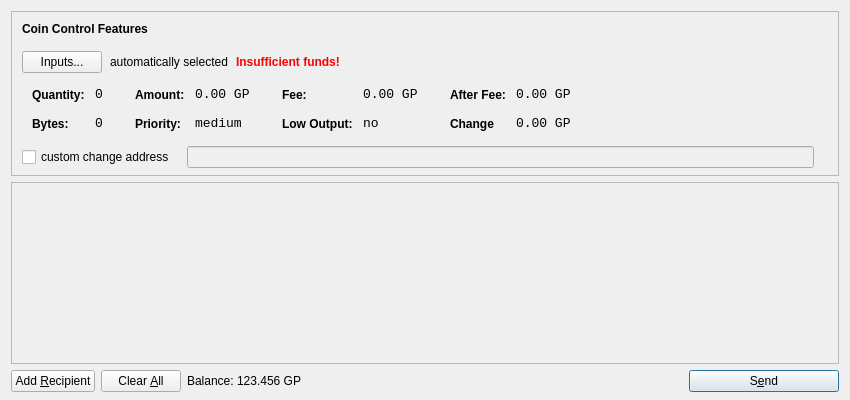
<?xml version="1.0" encoding="UTF-8"?>
<ui version="4.0">
 <class>SendCoinsDialog</class>
 <widget class="QDialog" name="SendCoinsDialog">
  <property name="geometry">
   <rect>
    <x>0</x>
    <y>0</y>
    <width>850</width>
    <height>400</height>
   </rect>
  </property>
  <property name="windowTitle">
   <string>Send Coins</string>
  </property>
  <layout class="QVBoxLayout" name="verticalLayout" stretch="0,1,0">
   <property name="bottomMargin">
    <number>8</number>
   </property>
   <item>
    <widget class="QFrame" name="frameCoinControl">
     <property name="sizePolicy">
      <sizepolicy hsizetype="Expanding" vsizetype="Expanding">
       <horstretch>0</horstretch>
       <verstretch>0</verstretch>
      </sizepolicy>
     </property>
     <property name="maximumSize">
      <size>
       <width>16777215</width>
       <height>16777215</height>
      </size>
     </property>
     <property name="frameShape">
      <enum>QFrame::StyledPanel</enum>
     </property>
     <property name="frameShadow">
      <enum>QFrame::Sunken</enum>
     </property>
     <layout class="QVBoxLayout" name="verticalLayoutCoinControl2">
      <property name="spacing">
       <number>-1</number>
      </property>
      <property name="leftMargin">
       <number>0</number>
      </property>
      <property name="topMargin">
       <number>0</number>
      </property>
      <property name="rightMargin">
       <number>0</number>
      </property>
      <property name="bottomMargin">
       <number>6</number>
      </property>
      <item>
       <layout class="QVBoxLayout" name="verticalLayoutCoinControl" stretch="0,0,0,0,1">
        <property name="spacing">
         <number>0</number>
        </property>
        <property name="leftMargin">
         <number>10</number>
        </property>
        <property name="topMargin">
         <number>10</number>
        </property>
        <item>
         <layout class="QHBoxLayout" name="horizontalLayoutCoinControl1">
          <property name="bottomMargin">
           <number>15</number>
          </property>
          <item>
           <widget class="QLabel" name="labelCoinControlFeatures">
            <property name="sizePolicy">
             <sizepolicy hsizetype="Preferred" vsizetype="Maximum">
              <horstretch>0</horstretch>
              <verstretch>0</verstretch>
             </sizepolicy>
            </property>
            <property name="font">
             <font>
              <weight>75</weight>
              <bold>true</bold>
             </font>
            </property>
            <property name="styleSheet">
             <string notr="true">font-weight:bold;</string>
            </property>
            <property name="text">
             <string>Coin Control Features</string>
            </property>
           </widget>
          </item>
         </layout>
        </item>
        <item>
         <layout class="QHBoxLayout" name="horizontalLayoutCoinControl2" stretch="0,0,0,0">
          <property name="spacing">
           <number>8</number>
          </property>
          <property name="bottomMargin">
           <number>10</number>
          </property>
          <item>
           <widget class="QPushButton" name="pushButtonCoinControl">
            <property name="styleSheet">
             <string notr="true"/>
            </property>
            <property name="text">
             <string>Inputs...</string>
            </property>
           </widget>
          </item>
          <item>
           <widget class="QLabel" name="labelCoinControlAutomaticallySelected">
            <property name="text">
             <string>automatically selected</string>
            </property>
            <property name="margin">
             <number>5</number>
            </property>
           </widget>
          </item>
          <item>
           <widget class="QLabel" name="labelCoinControlInsuffFunds">
            <property name="font">
             <font>
              <weight>75</weight>
              <bold>true</bold>
             </font>
            </property>
            <property name="styleSheet">
             <string notr="true">color:red;font-weight:bold;</string>
            </property>
            <property name="text">
             <string>Insufficient funds!</string>
            </property>
            <property name="margin">
             <number>5</number>
            </property>
           </widget>
          </item>
          <item>
           <spacer name="horizontalSpacerCoinControl">
            <property name="orientation">
             <enum>Qt::Horizontal</enum>
            </property>
            <property name="sizeHint" stdset="0">
             <size>
              <width>40</width>
              <height>1</height>
             </size>
            </property>
           </spacer>
          </item>
         </layout>
        </item>
        <item>
         <widget class="QWidget" name="widgetCoinControl" native="true">
          <property name="sizePolicy">
           <sizepolicy hsizetype="Preferred" vsizetype="Preferred">
            <horstretch>0</horstretch>
            <verstretch>0</verstretch>
           </sizepolicy>
          </property>
          <property name="minimumSize">
           <size>
            <width>0</width>
            <height>0</height>
           </size>
          </property>
          <property name="styleSheet">
           <string notr="true"/>
          </property>
          <layout class="QHBoxLayout" name="horizontalLayoutCoinControl5">
           <property name="margin">
            <number>0</number>
           </property>
           <item>
            <layout class="QHBoxLayout" name="horizontalLayoutCoinControl3" stretch="0,0,0,1">
             <property name="spacing">
              <number>20</number>
             </property>
             <property name="topMargin">
              <number>0</number>
             </property>
             <property name="bottomMargin">
              <number>10</number>
             </property>
             <item>
              <layout class="QFormLayout" name="formLayoutCoinControl1">
               <property name="horizontalSpacing">
                <number>10</number>
               </property>
               <property name="verticalSpacing">
                <number>14</number>
               </property>
               <property name="leftMargin">
                <number>10</number>
               </property>
               <property name="topMargin">
                <number>4</number>
               </property>
               <property name="rightMargin">
                <number>6</number>
               </property>
               <item row="0" column="0">
                <widget class="QLabel" name="labelCoinControlQuantityText">
                 <property name="styleSheet">
                  <string notr="true">font-weight:bold;</string>
                 </property>
                 <property name="text">
                  <string>Quantity:</string>
                 </property>
                 <property name="margin">
                  <number>0</number>
                 </property>
                </widget>
               </item>
               <item row="0" column="1">
                <widget class="QLabel" name="labelCoinControlQuantity">
                 <property name="font">
                  <font>
                   <family>Monospace</family>
                   <pointsize>10</pointsize>
                  </font>
                 </property>
                 <property name="cursor">
                  <cursorShape>IBeamCursor</cursorShape>
                 </property>
                 <property name="contextMenuPolicy">
                  <enum>Qt::ActionsContextMenu</enum>
                 </property>
                 <property name="text">
                  <string>0</string>
                 </property>
                 <property name="margin">
                  <number>0</number>
                 </property>
                 <property name="textInteractionFlags">
                  <set>Qt::LinksAccessibleByMouse|Qt::TextSelectableByKeyboard|Qt::TextSelectableByMouse</set>
                 </property>
                </widget>
               </item>
               <item row="1" column="0">
                <widget class="QLabel" name="labelCoinControlBytesText">
                 <property name="styleSheet">
                  <string notr="true">font-weight:bold;</string>
                 </property>
                 <property name="text">
                  <string>Bytes:</string>
                 </property>
                </widget>
               </item>
               <item row="1" column="1">
                <widget class="QLabel" name="labelCoinControlBytes">
                 <property name="font">
                  <font>
                   <family>Monospace</family>
                   <pointsize>10</pointsize>
                  </font>
                 </property>
                 <property name="cursor">
                  <cursorShape>IBeamCursor</cursorShape>
                 </property>
                 <property name="contextMenuPolicy">
                  <enum>Qt::ActionsContextMenu</enum>
                 </property>
                 <property name="text">
                  <string>0</string>
                 </property>
                 <property name="textInteractionFlags">
                  <set>Qt::LinksAccessibleByMouse|Qt::TextSelectableByKeyboard|Qt::TextSelectableByMouse</set>
                 </property>
                </widget>
               </item>
              </layout>
             </item>
             <item>
              <layout class="QFormLayout" name="formLayoutCoinControl2">
               <property name="horizontalSpacing">
                <number>10</number>
               </property>
               <property name="verticalSpacing">
                <number>14</number>
               </property>
               <property name="leftMargin">
                <number>6</number>
               </property>
               <property name="topMargin">
                <number>4</number>
               </property>
               <property name="rightMargin">
                <number>6</number>
               </property>
               <item row="0" column="0">
                <widget class="QLabel" name="labelCoinControlAmountText">
                 <property name="styleSheet">
                  <string notr="true">font-weight:bold;</string>
                 </property>
                 <property name="text">
                  <string>Amount:</string>
                 </property>
                 <property name="margin">
                  <number>0</number>
                 </property>
                </widget>
               </item>
               <item row="0" column="1">
                <widget class="QLabel" name="labelCoinControlAmount">
                 <property name="font">
                  <font>
                   <family>Monospace</family>
                   <pointsize>10</pointsize>
                  </font>
                 </property>
                 <property name="cursor">
                  <cursorShape>IBeamCursor</cursorShape>
                 </property>
                 <property name="contextMenuPolicy">
                  <enum>Qt::ActionsContextMenu</enum>
                 </property>
                 <property name="text">
                  <string>0.00 GP</string>
                 </property>
                 <property name="textInteractionFlags">
                  <set>Qt::LinksAccessibleByMouse|Qt::TextSelectableByKeyboard|Qt::TextSelectableByMouse</set>
                 </property>
                </widget>
               </item>
               <item row="1" column="0">
                <widget class="QLabel" name="labelCoinControlPriorityText">
                 <property name="styleSheet">
                  <string notr="true">font-weight:bold;</string>
                 </property>
                 <property name="text">
                  <string>Priority:</string>
                 </property>
                </widget>
               </item>
               <item row="1" column="1">
                <widget class="QLabel" name="labelCoinControlPriority">
                 <property name="font">
                  <font>
                   <family>Monospace</family>
                   <pointsize>10</pointsize>
                  </font>
                 </property>
                 <property name="cursor">
                  <cursorShape>IBeamCursor</cursorShape>
                 </property>
                 <property name="contextMenuPolicy">
                  <enum>Qt::ActionsContextMenu</enum>
                 </property>
                 <property name="text">
                  <string>medium</string>
                 </property>
                 <property name="textInteractionFlags">
                  <set>Qt::LinksAccessibleByMouse|Qt::TextSelectableByKeyboard|Qt::TextSelectableByMouse</set>
                 </property>
                </widget>
               </item>
              </layout>
             </item>
             <item>
              <layout class="QFormLayout" name="formLayoutCoinControl3">
               <property name="horizontalSpacing">
                <number>10</number>
               </property>
               <property name="verticalSpacing">
                <number>14</number>
               </property>
               <property name="leftMargin">
                <number>6</number>
               </property>
               <property name="topMargin">
                <number>4</number>
               </property>
               <property name="rightMargin">
                <number>6</number>
               </property>
               <item row="0" column="0">
                <widget class="QLabel" name="labelCoinControlFeeText">
                 <property name="styleSheet">
                  <string notr="true">font-weight:bold;</string>
                 </property>
                 <property name="text">
                  <string>Fee:</string>
                 </property>
                 <property name="margin">
                  <number>0</number>
                 </property>
                </widget>
               </item>
               <item row="0" column="1">
                <widget class="QLabel" name="labelCoinControlFee">
                 <property name="font">
                  <font>
                   <family>Monospace</family>
                   <pointsize>10</pointsize>
                  </font>
                 </property>
                 <property name="cursor">
                  <cursorShape>IBeamCursor</cursorShape>
                 </property>
                 <property name="contextMenuPolicy">
                  <enum>Qt::ActionsContextMenu</enum>
                 </property>
                 <property name="text">
                  <string>0.00 GP</string>
                 </property>
                 <property name="textInteractionFlags">
                  <set>Qt::LinksAccessibleByMouse|Qt::TextSelectableByKeyboard|Qt::TextSelectableByMouse</set>
                 </property>
                </widget>
               </item>
               <item row="1" column="0">
                <widget class="QLabel" name="labelCoinControlLowOutputText">
                 <property name="styleSheet">
                  <string notr="true">font-weight:bold;</string>
                 </property>
                 <property name="text">
                  <string>Low Output:</string>
                 </property>
                </widget>
               </item>
               <item row="1" column="1">
                <widget class="QLabel" name="labelCoinControlLowOutput">
                 <property name="font">
                  <font>
                   <family>Monospace</family>
                   <pointsize>10</pointsize>
                  </font>
                 </property>
                 <property name="cursor">
                  <cursorShape>IBeamCursor</cursorShape>
                 </property>
                 <property name="contextMenuPolicy">
                  <enum>Qt::ActionsContextMenu</enum>
                 </property>
                 <property name="text">
                  <string>no</string>
                 </property>
                 <property name="textInteractionFlags">
                  <set>Qt::LinksAccessibleByMouse|Qt::TextSelectableByKeyboard|Qt::TextSelectableByMouse</set>
                 </property>
                </widget>
               </item>
              </layout>
             </item>
             <item>
              <layout class="QFormLayout" name="formLayoutCoinControl4">
               <property name="horizontalSpacing">
                <number>10</number>
               </property>
               <property name="verticalSpacing">
                <number>14</number>
               </property>
               <property name="leftMargin">
                <number>6</number>
               </property>
               <property name="topMargin">
                <number>4</number>
               </property>
               <property name="rightMargin">
                <number>6</number>
               </property>
               <item row="0" column="0">
                <widget class="QLabel" name="labelCoinControlAfterFeeText">
                 <property name="styleSheet">
                  <string notr="true">font-weight:bold;</string>
                 </property>
                 <property name="text">
                  <string>After Fee:</string>
                 </property>
                 <property name="margin">
                  <number>0</number>
                 </property>
                </widget>
               </item>
               <item row="0" column="1">
                <widget class="QLabel" name="labelCoinControlAfterFee">
                 <property name="font">
                  <font>
                   <family>Monospace</family>
                   <pointsize>10</pointsize>
                  </font>
                 </property>
                 <property name="cursor">
                  <cursorShape>IBeamCursor</cursorShape>
                 </property>
                 <property name="contextMenuPolicy">
                  <enum>Qt::ActionsContextMenu</enum>
                 </property>
                 <property name="text">
                  <string>0.00 GP</string>
                 </property>
                 <property name="textInteractionFlags">
                  <set>Qt::LinksAccessibleByMouse|Qt::TextSelectableByKeyboard|Qt::TextSelectableByMouse</set>
                 </property>
                </widget>
               </item>
               <item row="1" column="0">
                <widget class="QLabel" name="labelCoinControlChangeText">
                 <property name="styleSheet">
                  <string notr="true">font-weight:bold;</string>
                 </property>
                 <property name="text">
                  <string>Change</string>
                 </property>
                </widget>
               </item>
               <item row="1" column="1">
                <widget class="QLabel" name="labelCoinControlChange">
                 <property name="font">
                  <font>
                   <family>Monospace</family>
                   <pointsize>10</pointsize>
                  </font>
                 </property>
                 <property name="cursor">
                  <cursorShape>IBeamCursor</cursorShape>
                 </property>
                 <property name="contextMenuPolicy">
                  <enum>Qt::ActionsContextMenu</enum>
                 </property>
                 <property name="text">
                  <string>0.00 GP</string>
                 </property>
                 <property name="textInteractionFlags">
                  <set>Qt::LinksAccessibleByMouse|Qt::TextSelectableByKeyboard|Qt::TextSelectableByMouse</set>
                 </property>
                </widget>
               </item>
              </layout>
             </item>
            </layout>
           </item>
          </layout>
         </widget>
        </item>
        <item>
         <layout class="QHBoxLayout" name="horizontalLayoutCoinControl4" stretch="0,0,0">
          <property name="spacing">
           <number>12</number>
          </property>
          <property name="sizeConstraint">
           <enum>QLayout::SetDefaultConstraint</enum>
          </property>
          <property name="topMargin">
           <number>5</number>
          </property>
          <property name="rightMargin">
           <number>5</number>
          </property>
          <item>
           <widget class="QCheckBox" name="checkBoxCoinControlChange">
            <property name="text">
             <string>custom change address</string>
            </property>
           </widget>
          </item>
          <item>
           <widget class="QLineEdit" name="lineEditCoinControlChange">
            <property name="enabled">
             <bool>false</bool>
            </property>
            <property name="sizePolicy">
             <sizepolicy hsizetype="Expanding" vsizetype="Fixed">
              <horstretch>0</horstretch>
              <verstretch>0</verstretch>
             </sizepolicy>
            </property>
           </widget>
          </item>
          <item>
           <widget class="QLabel" name="labelCoinControlChangeLabel">
            <property name="sizePolicy">
             <sizepolicy hsizetype="Preferred" vsizetype="Expanding">
              <horstretch>0</horstretch>
              <verstretch>0</verstretch>
             </sizepolicy>
            </property>
            <property name="minimumSize">
             <size>
              <width>0</width>
              <height>0</height>
             </size>
            </property>
            <property name="text">
             <string/>
            </property>
            <property name="margin">
             <number>3</number>
            </property>
           </widget>
          </item>
         </layout>
        </item>
        <item>
         <spacer name="verticalSpacerCoinControl">
          <property name="orientation">
           <enum>Qt::Vertical</enum>
          </property>
          <property name="sizeHint" stdset="0">
           <size>
            <width>800</width>
            <height>1</height>
           </size>
          </property>
         </spacer>
        </item>
       </layout>
      </item>
     </layout>
    </widget>
   </item>
   <item>
    <widget class="QScrollArea" name="scrollArea">
     <property name="widgetResizable">
      <bool>true</bool>
     </property>
     <widget class="QWidget" name="scrollAreaWidgetContents">
      <property name="geometry">
       <rect>
        <x>0</x>
        <y>0</y>
        <width>830</width>
        <height>165</height>
       </rect>
      </property>
      <layout class="QVBoxLayout" name="verticalLayout_2">
       <property name="margin">
        <number>0</number>
       </property>
       <item>
        <layout class="QVBoxLayout" name="entries">
         <property name="spacing">
          <number>6</number>
         </property>
        </layout>
       </item>
       <item>
        <spacer name="verticalSpacer">
         <property name="orientation">
          <enum>Qt::Vertical</enum>
         </property>
         <property name="sizeHint" stdset="0">
          <size>
           <width>20</width>
           <height>40</height>
          </size>
         </property>
        </spacer>
       </item>
      </layout>
     </widget>
    </widget>
   </item>
   <item>
    <layout class="QHBoxLayout" name="horizontalLayout">
     <item>
      <widget class="QPushButton" name="addButton">
       <property name="toolTip">
        <string>Send to multiple recipients at once</string>
       </property>
       <property name="text">
        <string>Add &amp;Recipient</string>
       </property>
       <property name="icon">
        <iconset resource="../bitcoin.qrc">
         <normaloff>:/icons/add</normaloff>:/icons/add</iconset>
       </property>
       <property name="autoDefault">
        <bool>false</bool>
       </property>
      </widget>
     </item>
     <item>
      <widget class="QPushButton" name="clearButton">
       <property name="sizePolicy">
        <sizepolicy hsizetype="Minimum" vsizetype="Fixed">
         <horstretch>0</horstretch>
         <verstretch>0</verstretch>
        </sizepolicy>
       </property>
       <property name="toolTip">
        <string>Remove all transaction fields</string>
       </property>
       <property name="text">
        <string>Clear &amp;All</string>
       </property>
       <property name="icon">
        <iconset resource="../bitcoin.qrc">
         <normaloff>:/icons/remove</normaloff>:/icons/remove</iconset>
       </property>
       <property name="autoRepeatDelay">
        <number>300</number>
       </property>
       <property name="autoDefault">
        <bool>false</bool>
       </property>
      </widget>
     </item>
     <item>
      <layout class="QHBoxLayout" name="horizontalLayout_2">
       <property name="spacing">
        <number>3</number>
       </property>
       <item>
        <widget class="QLabel" name="label">
         <property name="sizePolicy">
          <sizepolicy hsizetype="Preferred" vsizetype="Fixed">
           <horstretch>0</horstretch>
           <verstretch>0</verstretch>
          </sizepolicy>
         </property>
         <property name="text">
          <string>Balance:</string>
         </property>
        </widget>
       </item>
       <item>
        <widget class="QLabel" name="labelBalance">
         <property name="sizePolicy">
          <sizepolicy hsizetype="Preferred" vsizetype="Fixed">
           <horstretch>0</horstretch>
           <verstretch>0</verstretch>
          </sizepolicy>
         </property>
         <property name="cursor">
          <cursorShape>IBeamCursor</cursorShape>
         </property>
         <property name="text">
          <string>123.456 GP</string>
         </property>
         <property name="textInteractionFlags">
          <set>Qt::LinksAccessibleByMouse|Qt::TextSelectableByKeyboard|Qt::TextSelectableByMouse</set>
         </property>
        </widget>
       </item>
      </layout>
     </item>
     <item>
      <spacer name="horizontalSpacer">
       <property name="orientation">
        <enum>Qt::Horizontal</enum>
       </property>
       <property name="sizeHint" stdset="0">
        <size>
         <width>40</width>
         <height>20</height>
        </size>
       </property>
      </spacer>
     </item>
     <item>
      <widget class="QPushButton" name="sendButton">
       <property name="minimumSize">
        <size>
         <width>150</width>
         <height>0</height>
        </size>
       </property>
       <property name="toolTip">
        <string>Confirm the send action</string>
       </property>
       <property name="text">
        <string>S&amp;end</string>
       </property>
       <property name="icon">
        <iconset resource="../bitcoin.qrc">
         <normaloff>:/icons/send</normaloff>:/icons/send</iconset>
       </property>
       <property name="default">
        <bool>true</bool>
       </property>
      </widget>
     </item>
    </layout>
   </item>
  </layout>
 </widget>
 <resources>
  <include location="../bitcoin.qrc"/>
 </resources>
 <connections/>
</ui>
